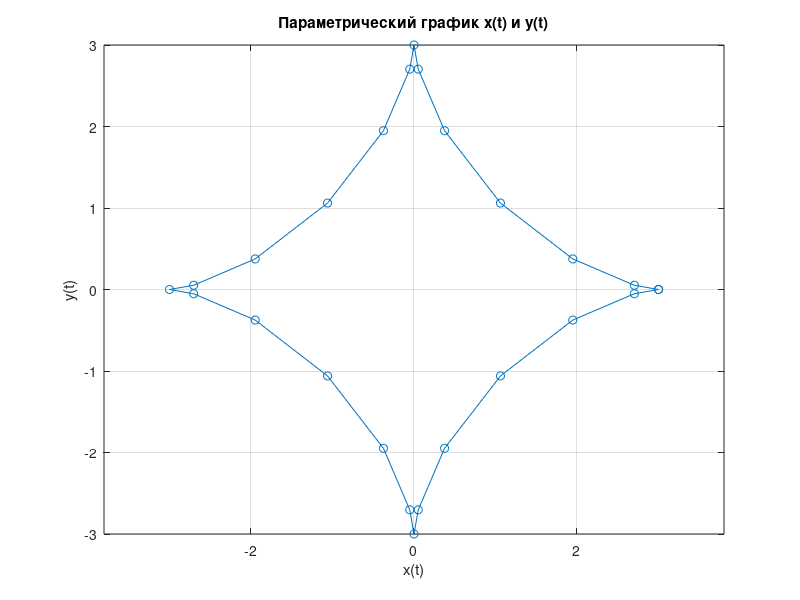

Here is the MATLAB script that generated this plot:
% Задаем значение параметра b
b = 3;
% Задаем диапазон для t с шагом pi/12
t = 0:pi/12:2*pi;
% Вычисляем x(t) и y(t)
x = b * cos(t).^3;
y = b * sin(t).^3;
% Строим график
figure;
plot(x, y, '-o');  % Строим график с метками для точек
grid on;           % Включаем сетку
title('Параметрический график x(t) и y(t)');
xlabel('x(t)');
ylabel('y(t)');
axis equal;        % Устанавливаем одинаковые масштабы по осям
